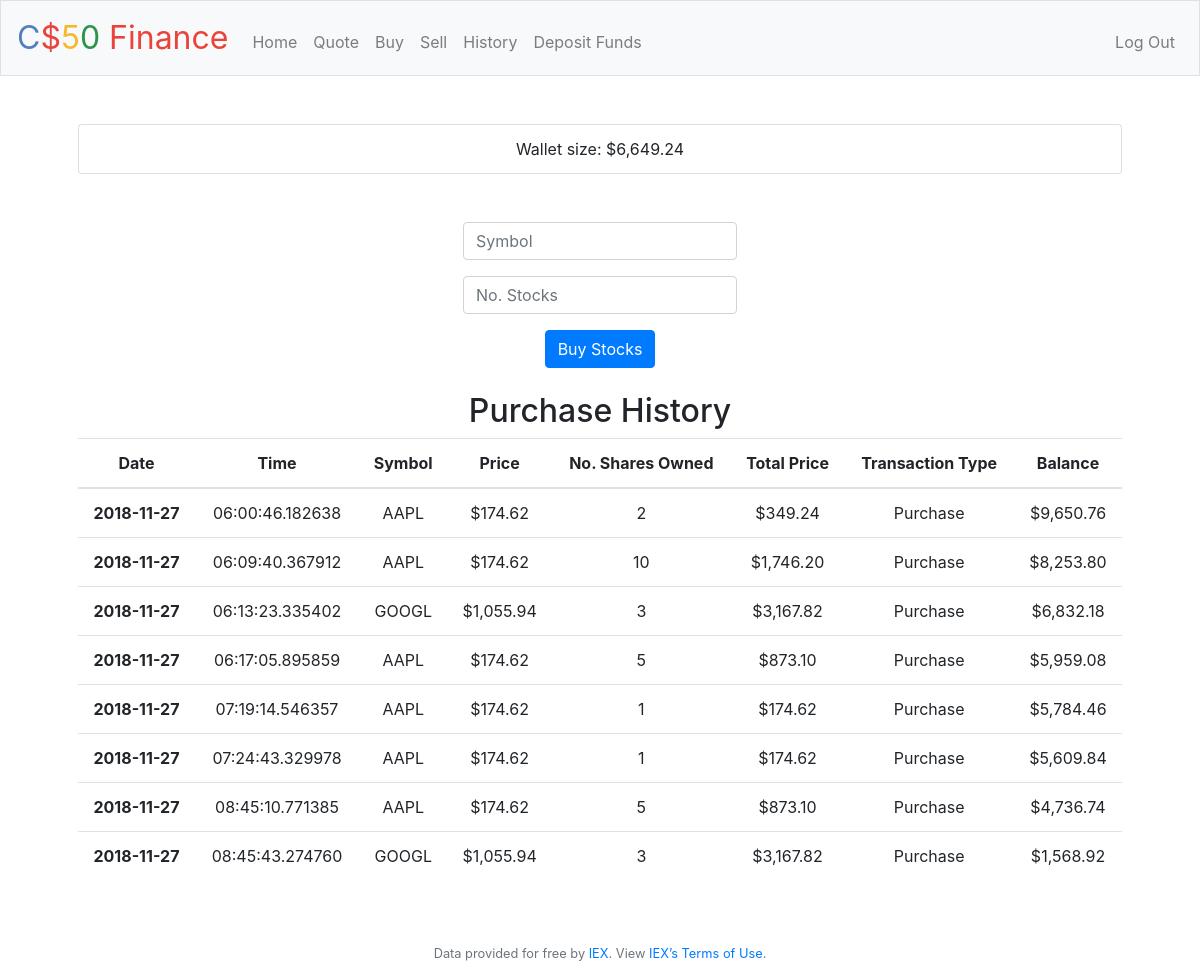
/buy (signed in), run on the app's committed database.
### tables this page shows
CREATE TABLE 'users' ('id' INTEGER PRIMARY KEY AUTOINCREMENT NOT NULL, 'username' TEXT NOT NULL, 'hash' TEXT NOT NULL, 'cash' NUMERIC NOT NULL DEFAULT 10000.00 );

CREATE TABLE 'transactions' ( "transaction_id" INTEGER PRIMARY KEY, "id" INTEGER NOT NULL, "date" DATE NOT NULL, "time" TIME NOT NULL, "symbol" TEXT NOT NULL,'stock_price' numeric NOT NULL, "num_shares" INTEGER NOT NULL,'total_price' numeric NOT NULL, "transaction_type" INTEGER NOT NULL,'balance' numeric NOT NULL, FOREIGN KEY(id) REFERENCES users(id) );

### application.py (the view)
@app.route("/buy", methods=["GET", "POST"])
@login_required
def buy():
    id = session["user_id"][0]["id"]
    wallet = db.execute("SELECT cash FROM users WHERE id = :id", id=id)
    balance = wallet[0]["cash"]
    history = db.execute("""
        SELECT date, time, symbol, stock_price, num_shares, total_price, transaction_type, balance
        FROM transactions
        WHERE id=:id AND transaction_type='Purchase'""", id=id)
    index = []
    for i, v in enumerate(history):
        index.append(i)
    if request.method == "POST":
        if not request.form.get("symbol"):
            return apology("must provide symbol", 403)
        elif not request.form.get("shares"):
            return apology("must provide number of shares to purchase", 403)
        elif not int(request.form.get("shares")) > 0:
            return apology("please provide positive value", 403)
        symbol = request.form.get("symbol")
        if not symbol:
            return apology("Sorry, could not retrieve company symbol", 403)
        else:
            quote = lookup(symbol)
        numShares = request.form.get("shares")
        if not numShares:
            return apology("Sorry, could not retrieve number of shares")
        else:
            totalPrice = float(numShares) * float(quote["price"])
        if not balance >= totalPrice:
            return apology("Sorry, insufficient funds")
        else:
            transactionType = "Purchase"
            balance = balance - totalPrice
            today = date.today().isoformat()
            time = datetime.now().time().isoformat()
            sql = ("""
                INSERT INTO transactions (id, date, time, symbol, stock_price, num_shares, total_price, transaction_type, balance)
                VALUES (?, ?, ?, ?, ?, ?, ?, ?, ?)""")
            values = (id, today, time, symbol, quote["price"], int(numShares), totalPrice, transactionType, balance)
            c.execute(sql, values)
            conn.commit()
            db.execute("UPDATE users SET cash = :balance WHERE id = :id", balance=balance, id=id)
        return redirect("/buy")
    elif request.method == "GET":
        return render_template("buy.html", usd = usd, balance = balance, history = history, index = index)

### application.py (called while the page is built)
@app.after_request
def after_request(response):
    response.headers["Cache-Control"] = "no-cache, no-store, must-revalidate"
    response.headers["Expires"] = 0
    response.headers["Pragma"] = "no-cache"
    return response

### helpers.py (called while the page is built)
def login_required(f):
    @wraps(f)
    def decorated_function(*args, **kwargs):
        if session.get("user_id") is None:
            return redirect("/login")
        return f(*args, **kwargs)
    return decorated_function

def usd(value):
    return f"${value:,.2f}"

### templates/buy.html (shortened to what this page needs)
{% extends "layout.html" %}
{% block main %}
    <ul class="list-group">
        <li class="list-group-item">Wallet size: {{ usd(balance) }}</li>
    </ul><br><br>
    <form action="/buy" method="post">
        <div class="form-group">
            <input autocomplete="off" autofocus class="form-control" name="symbol" placeholder="Symbol" type="text"/>
        </div>
        <div class="form-group">
            <input autocomplete="off" class="form-control" name="shares" placeholder="No. Stocks" type="number" min="1"/>
        </div>
        <button class="btn btn-primary" type="submit">Buy Stocks</button>
    </form><br>
    <h2>Purchase History</h2>
    <table class="table">
        <thead>
            <tr>
                <th scope="col">Date</th>
                <th scope="col">Time</th>
                <th scope="col">Symbol</th>
                <th scope="col">Price</th>
                <th scope="col">No. Shares Owned</th>
                <th scope="col">Total Price</th>
                <th scope="col">Transaction Type</th>
                <th scope="col">Balance</th>
            </tr>
        </thead>
        <tbody>
            {% for row in index %}
            <tr>
                <th scope="row">{{ history[row]["date"] }}</th>
                <td>{{ history[row]["time"] }}</td>
                <td>{{ history[row]["symbol"] }}</td>
                <td>{{ usd(history[row]["stock_price"]) }}</td>
                <td>{{ history[row]["num_shares"] }}</td>
                <td>{{ usd(history[row]["total_price"]) }}</td>
                <td>{{ history[row]["transaction_type"] }}</td>
                <td>{{ usd(history[row]["balance"]) }}</td>
            </tr>
            {% endfor %}
        </tbody>
    </table>
{% endblock %}

### static/styles.css (style rules this page uses)
main .form-control { display: inline-block; width: auto; }

### data on the page
users: cash "$6,649.24"
transactions: date "2018-11-27", time "06:00:46.182638", symbol "AAPL", stock_price "$174.62", num_shares "2", total_price "$349.24", transaction_type "Purchase", balance "$9,650.76"
transactions: date "2018-11-27", time "06:09:40.367912", symbol "AAPL", stock_price "$174.62", num_shares "10", total_price "$1,746.20", transaction_type "Purchase", balance "$8,253.80"
transactions: date "2018-11-27", time "06:13:23.335402", symbol "GOOGL", stock_price "$1,055.94", num_shares "3", total_price "$3,167.82", transaction_type "Purchase", balance "$6,832.18"
transactions: date "2018-11-27", time "06:17:05.895859", symbol "AAPL", stock_price "$174.62", num_shares "5", total_price "$873.10", transaction_type "Purchase", balance "$5,959.08"
transactions: date "2018-11-27", time "07:19:14.546357", symbol "AAPL", stock_price "$174.62", num_shares "1", total_price "$174.62", transaction_type "Purchase", balance "$5,784.46"
transactions: date "2018-11-27", time "07:24:43.329978", symbol "AAPL", stock_price "$174.62", num_shares "1", total_price "$174.62", transaction_type "Purchase", balance "$5,609.84"
transactions: date "2018-11-27", time "08:45:10.771385", symbol "AAPL", stock_price "$174.62", num_shares "5", total_price "$873.10", transaction_type "Purchase", balance "$4,736.74"
transactions: date "2018-11-27", time "08:45:43.274760", symbol "GOOGL", stock_price "$1,055.94", num_shares "3", total_price "$3,167.82", transaction_type "Purchase", balance "$1,568.92"
